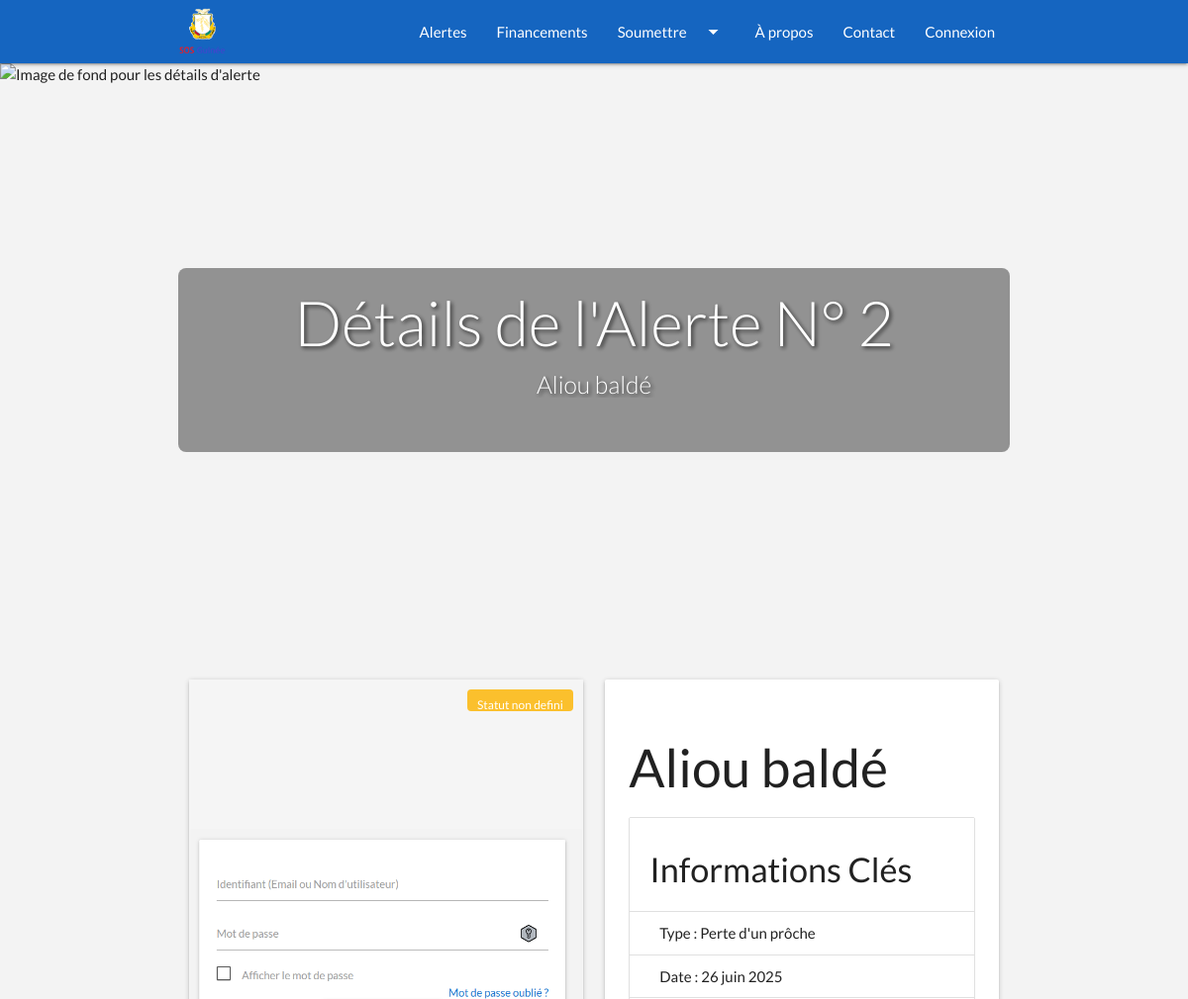
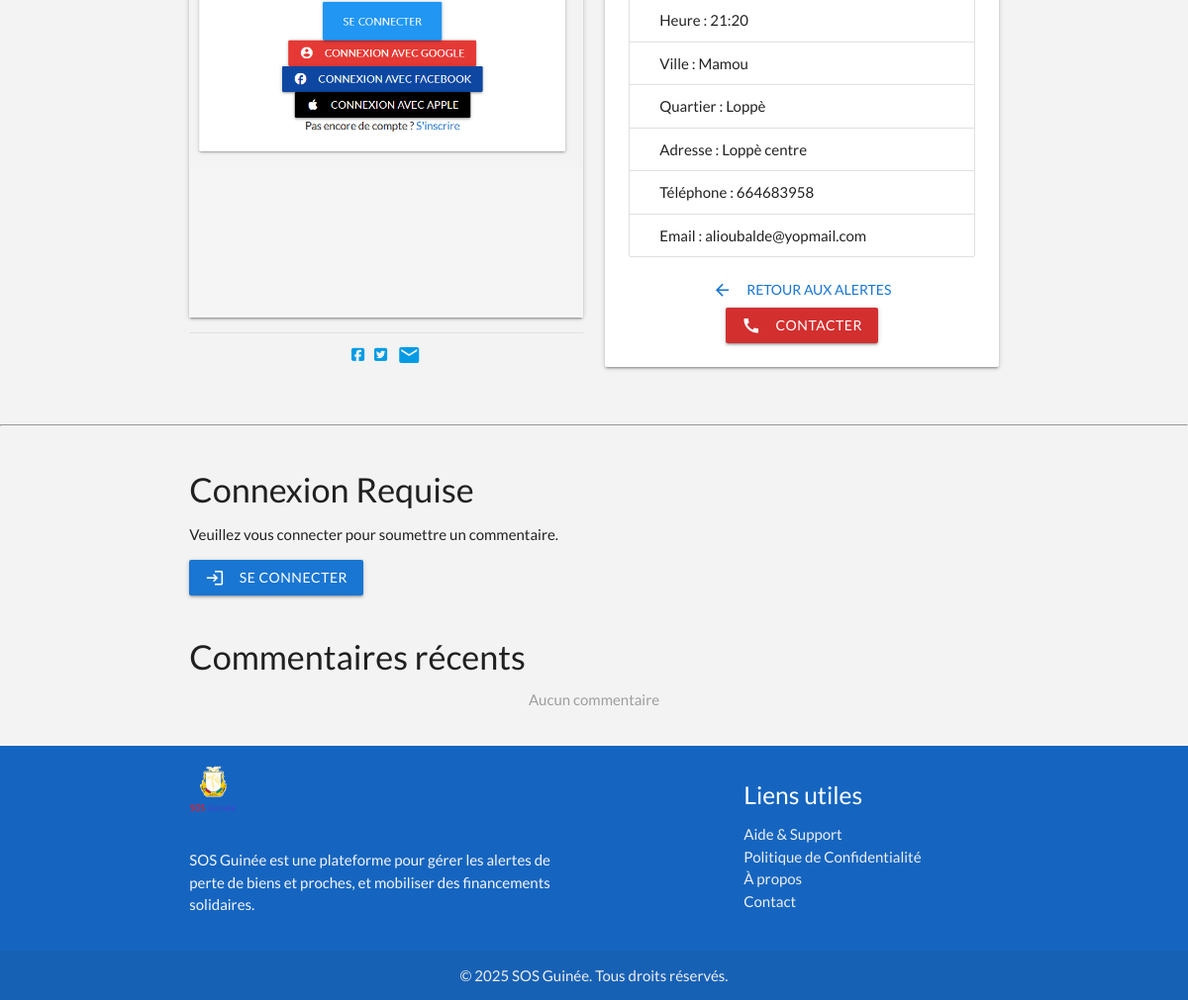
/loss-alert-details/2/, run on the app's committed database (2 pictures, top to bottom).
### page/models.py (models this page shows, shortened)
class BaseEntity(models.Model):
    created_at = models.DateTimeField(auto_now_add=True)
    updated_at = models.DateTimeField(auto_now=True)
    isDeleted = models.BooleanField(blank=True, null=True, default=False)
    created_by = models.ForeignKey(
        User,
        on_delete=models.SET_NULL,
        null=True,
        blank=True,
        related_name='created_%(class)s_set'
    )
    updated_by = models.ForeignKey(
        User,
        on_delete=models.SET_NULL,
        null=True,
        blank=True,
        related_name='updated_%(class)s_set'
    )
    deleted_by = models.ForeignKey(
        User,
        on_delete=models.SET_NULL,
        null=True,
        blank=True,
        related_name='deleted_%(class)s_set'
    )
    class Meta:
        abstract = True

class LossAlert(BaseEntity):
    name = models.CharField(max_length=255, verbose_name='Nom du sujet concerné')
    loss_alert_type = models.ForeignKey(LossAlertType, on_delete=models.PROTECT, blank=True, null=True, verbose_name='Type alerte perte')
    loss_alert_status = models.ForeignKey(LossAlertStatus, on_delete=models.PROTECT, blank=True, null=True)
    description = models.TextField(verbose_name='Description')
    principal_image = models.ImageField(upload_to='img/alerts/', blank=True, null=True, verbose_name='Image Principale')
    email = models.CharField(max_length=255, null=True, blank=True, verbose_name='Email')
    phone = models.CharField(max_length=255, null=True, blank=True, verbose_name='Telephone')
    country = models.CharField(max_length=255, default="Guinée", blank=True, null=True, verbose_name='Pays')
    city = models.CharField(max_length=255, verbose_name='Ville')
    quarter = models.CharField(max_length=255, verbose_name='Quartier')
    address = models.CharField(max_length=255, verbose_name='Adresse')
    date_alert = models.DateField(verbose_name='Date alerte perte')
    hour_alert = models.TimeField(blank=True, null=True, verbose_name='Heure alerte perte')
    optional_docs = models.ManyToManyField(OptionalAlertDoc, verbose_name='Autres documents', blank=True, related_name='loss_alert')
    objects = BaseManager()
    all_objects = AllObjectsManager()
    @property
    def type_alert_name(self):
        if self.loss_alert_type:
            return self.loss_alert_type.name
        else:
            return "Alerte Perte"
    @property
    def status_alert_name(self):
        if self.loss_alert_status:
            return self.loss_alert_status.name
        else :
            return "Statut non defini"
    class Meta:
        verbose_name = 'Alerte perte'
        verbose_name_plural = 'Alertes perte'
        db_table = 'loss_alert'

class LossAlertType(BaseEntity):
    name = models.CharField(max_length=255, verbose_name='Type alerte perte', unique=True)
    description = models.TextField(verbose_name='Description Type alerte perte')
    objects = BaseManager()
    all_objects = AllObjectsManager()
    class Meta:
        verbose_name = 'Type alerte perte'
        verbose_name_plural = 'Types alerte perte'
        db_table = 'loss_alert_type'

### page/views.py (the view)
# urls.py: path('loss-alert-details/<int:pk>/', views.loss_alert_detail, name='loss_alert_detail'),
def loss_alert_detail(request, pk):
    alert = get_object_or_404(LossAlert, pk=pk)
    content_type = ContentType.objects.get_for_model(LossAlert)
    comments = Comment.objects.filter(content_type=content_type, object_id=alert.id, isDeleted=False).select_related('user')
    comment_form = CommentForm()
    return render(request, 'page/loss_alert_details.html', {
        'alert': alert,
        'comments': comments,  # 🔴 Important !
        'comment_form': comment_form,
        'model_name': 'lossalert',
        'object_id': alert.id
    })

### page/models.py (called while the page is built)
    def get_queryset(self):
        return super().get_queryset().filter(isDeleted=False)

### page/templates/page/loss_alert_details.html (shortened to what this page needs)
{% extends 'base.html' %}
{% load static custom_filters %}
{% block extracss %}
<link rel="stylesheet" href="{% static 'css/custom_css.css' %}">
{% endblock %}
{% block content %}
<main role="main">
  <section class="parallax-container valign-wrapper hero-section hero-details-page" aria-label="Bannière détails alerte">
    <div class="parallax">
      <img src="{% static 'img/articles/img7.avif' %}" alt="Image de fond pour les détails d'alerte">
    </div>
    <div class="container center-align white-text hero-content">
      <div class="row">
        <div class="col s12">
          <h1 class="header light text-shadow">Détails de l'Alerte N° {{ alert.id }}</h1>
          <h5 class="light text-shadow truncate">{{ alert.name }}</h5>
        </div>
      </div>
    </div>
  </section>
  <section class="section container" aria-labelledby="detail-alert-heading">
    <div class="row">
      <div class="col s12 m6 detail-main-image">
        <div class="card hoverable">
          <div class="card-image">
            <span class="badge yellow darken-2 white-text">{{ alert.status_alert_name }}</span>
            <img src="{% if alert.principal_image %}{{ alert.principal_image.url }}{% else %}{% static 'img/articles/img1.avif' %}{% endif %}"
                 alt="Image alerte {{ alert.name }}" loading="lazy" class="materialboxed">
          </div>
        </div>
        <div class="social-share-buttons">
          <a href="https://www.facebook.com/sharer/sharer.php?u={{ request.build_absolute_uri }}" target="_blank" rel="noopener noreferrer" aria-label="Partager sur Facebook"><i class="fab fa-facebook-square"></i></a>
          <a href="https://twitter.com/intent/tweet?url={{ request.build_absolute_uri }}&text=Alerte%20SOS%20Guinée:%20{{ alert.name|urlencode }}" target="_blank" rel="noopener noreferrer" aria-label="Partager sur Twitter"><i class="fab fa-twitter-square"></i></a>
          <a href="mailto:?subject=Alerte%20SOS%20Guinée:%20{{ alert.name|urlencode }}&body=Consultez%20cette%20alerte%20sur%20SOS%20Guinée:%20{{ request.build_absolute_uri }}" aria-label="Partager par Email"><i class="material-icons">email</i></a>
        </div>
      </div>
      <div class="col s12 m6">
        <div class="card-panel">
          <h2 class="truncate">{{ alert.name }}</h2>
          <ul class="collection with-header">
            <li class="collection-header"><h4>Informations Clés</h4></li>
            <li class="collection-item"><strong>Type :</strong> {{ alert.type_alert_name }}</li>
            <li class="collection-item"><strong>Date :</strong> {{ alert.date_alert|date:"d F Y" }}</li>
            <li class="collection-item"><strong>Heure :</strong> {{ alert.hour_alert }}</li>
            <li class="collection-item"><strong>Ville :</strong> {{ alert.city }}</li>
            <li class="collection-item"><strong>Quartier :</strong> {{ alert.quarter }}</li>
            <li class="collection-item"><strong>Adresse :</strong> {{ alert.address }}</li>
            <li class="collection-item"><strong>Téléphone :</strong> {{ alert.phone }}</li>
            <li class="collection-item"><strong>Email :</strong> {{ alert.email|default:"Non fourni" }}</li>
          </ul>
          <div class="card-action center-align">
            <a href="{% url 'loss_alert_list' %}" class="btn-flat waves-effect waves-light blue-text text-darken-2" aria-label="Retour aux alertes">
              <i class="material-icons left">arrow_back</i> Retour aux Alertes
            </a>
            {% if alert.phone %}
            <a href="tel:{{ alert.phone }}" class="btn waves-effect waves-light red darken-2" aria-label="Contacter par téléphone">
              <i class="material-icons left">call</i> Contacter
            </a>
            {% endif %}
          </div>
        </div>
      </div>
    </div>
  </section>
  <hr>
  <section class="section container" aria-labelledby="detail-fund-heading">
    {% if user.is_authenticated %}
    <div class="row">
      <div class="col s12">
        <h6>Soumettre un Commentaire</h6>
        <div id="comment-form-section">
          <form id="comment-form" method="post">
            {% csrf_token %}
            {{ comment_form.text }}
            <button type="submit" class="btn waves-effect blue">Commenter</button>
          </form>
        </div>
      </div>
    </div>
    {% else %}
    <div class="row">
      <div class="col s12">
        <h4>Connexion Requise</h4>
        <p>Veuillez vous connecter pour soumettre un commentaire.</p>
        <a href="{% url 'login' %}" class="btn waves-effect waves-light blue darken-2">
          <i class="material-icons left">login</i> Se connecter
        </a>
      </div>
    </div>
    {% endif %}
    <div class="row">
      <div class="col s12">
        <h4>Commentaires récents</h4>
        <div id="comments-list">
          {% if comments %}
          {% for comment in comments %}
          <div class="card-panel">
            <strong>{{ comment.user.username }}</strong> — <small>{{ comment.created_at|date:"d/m/Y H:i" }}</small>
            <p>{{ comment.text }}</p>
          </div>
          {% endfor %}
          {% else %}
          <div class="center grey-text">Aucun commentaire</div>
          {% endif %}
        </div>
      </div>
    </div>
  </section>
</main>
{% endblock %}

### static/css/style.css (style rules this page uses)
.card-image img { height: 310px; object-fit: cover; width: 100% !important; margin: 1px; }

### static/css/custom.css (style rules this page uses)
:root { --primary-color: #c72727; --secondary-color: #f99500; --light-color: #f3f3f3; --dark-color: #333; --max-width: 1100px; }
body { font-family: 'Lato',sans-serif; line-height: 1.5; background-color: var(--light-color); }
.parallax-container { height: 500px; }
.card-image { position: relative; }

### static/css/custom_css.css (style rules this page uses)
.hero-section { min-height: 600px; display: flex; align-items: center; justify-content: center; position: relative; overflow: hidden; }
.hero-content { z-index: 10; position: relative; padding: 20px; background: rgba(0, 0, 0, 0.4); border-radius: 8px; }
.hero-content h1,.hero-content h5 { margin-top: 0; margin-bottom: 15px; }
.text-shadow { text-shadow: 2px 2px 4px rgba(0, 0, 0, 0.7); }
.section > .row:first-child { display: flex; flex-wrap: wrap; }
.detail-main-image .card, .card-main-details .card-panel { height: 700px; display: flex; flex-direction: column; }
.detail-main-image .card .card-image { flex-grow: 1; }
.detail-main-image .card .card-image img { width: 100%; height: 100%; object-fit: contain; }
.section > .row:first-child { display: flex; flex-wrap: wrap; align-items: stretch; }
.detail-main-image, .card-main-details { display: flex; flex-direction: column; }
.detail-main-image .card, .card-main-details .card-panel { display: flex; flex-direction: column; justify-content: space-between; flex: 1; height: 100%; }
.detail-main-image .card .card-image { flex: 1; display: flex; align-items: center; justify-content: center; background-color: #f5f5f5; position: relative; padding: .5px; }
.detail-main-image .card .card-image img { max-width: 100%; max-height: 100%; object-fit: contain; display: block; }
.detail-main-image .card .badge { position: absolute; top: 10px; right: 10px; z-index: 10; background-color: #fbc02d; color: white; padding: 5px 10px; border-radius: 4px; font-size: 0.8rem; }
.detail-main-image .social-share-buttons { padding: 10px; display: flex; justify-content: center; gap: 10px; border-top: 1px solid #e0e0e0; }
.detail-main-image img.materialboxed { object-fit: contain !important; width: auto !important; height: auto !important; max-width: 100% !important; max-height: 600px !important; margin: auto; }

### data on the page
LossAlert: id "2", name "Aliou baldé", status_alert_name "Statut non defini", principal_image (picture), type_alert_name "Perte d'un prôche", date_alert "26 juin 2025", hour_alert "21:20", city "Mamou", quarter "Loppè", address "Loppè centre", phone "664683958", email "alioubalde@yopmail.com"
